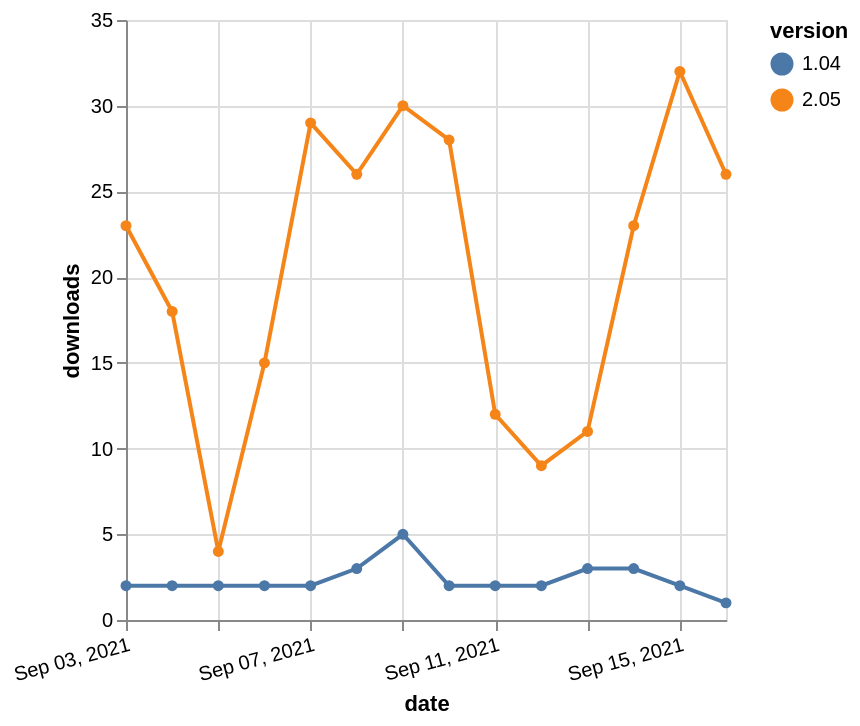

Here is the Vega-Lite specification saved for this chart:
### Vega-Lite specification from a JSON file in a GitHub repository (floating-point values rounded to 4 significant figures)
{"$schema": "https://vega.github.io/schema/vega-lite/v5.json", "description": "A simple bar chart with embedded data.", "data": {"values": [{"date": "2021-09-03", "total": 8097, "delta": 2, "version": "1.04"}, {"date": "2021-09-04", "total": 8099, "delta": 2, "version": "1.04"}, {"date": "2021-09-05", "total": 8101, "delta": 2, "version": "1.04"}, {"date": "2021-09-06", "total": 8103, "delta": 2, "version": "1.04"}, {"date": "2021-09-07", "total": 8105, "delta": 2, "version": "1.04"}, {"date": "2021-09-08", "total": 8108, "delta": 3, "version": "1.04"}, {"date": "2021-09-09", "total": 8113, "delta": 5, "version": "1.04"}, {"date": "2021-09-10", "total": 8115, "delta": 2, "version": "1.04"}, {"date": "2021-09-11", "total": 8117, "delta": 2, "version": "1.04"}, {"date": "2021-09-12", "total": 8119, "delta": 2, "version": "1.04"}, {"date": "2021-09-13", "total": 8122, "delta": 3, "version": "1.04"}, {"date": "2021-09-14", "total": 8125, "delta": 3, "version": "1.04"}, {"date": "2021-09-15", "total": 8127, "delta": 2, "version": "1.04"}, {"date": "2021-09-16", "total": 8128, "delta": 1, "version": "1.04"}, {"date": "2021-09-03", "total": 21611, "delta": 23, "version": "2.05"}, {"date": "2021-09-04", "total": 21629, "delta": 18, "version": "2.05"}, {"date": "2021-09-05", "total": 21633, "delta": 4, "version": "2.05"}, {"date": "2021-09-06", "total": 21648, "delta": 15, "version": "2.05"}, {"date": "2021-09-07", "total": 21677, "delta": 29, "version": "2.05"}, {"date": "2021-09-08", "total": 21703, "delta": 26, "version": "2.05"}, {"date": "2021-09-09", "total": 21733, "delta": 30, "version": "2.05"}, {"date": "2021-09-10", "total": 21761, "delta": 28, "version": "2.05"}, {"date": "2021-09-11", "total": 21773, "delta": 12, "version": "2.05"}, {"date": "2021-09-12", "total": 21782, "delta": 9, "version": "2.05"}, {"date": "2021-09-13", "total": 21793, "delta": 11, "version": "2.05"}, {"date": "2021-09-14", "total": 21816, "delta": 23, "version": "2.05"}, {"date": "2021-09-15", "total": 21848, "delta": 32, "version": "2.05"}, {"date": "2021-09-16", "total": 21874, "delta": 26, "version": "2.05"}]}, "width": "container", "mark": {"type": "line", "point": {"filled": true}}, "encoding": {"x": {"field": "date", "type": "temporal", "timeUnit": "yearmonthdate", "title": "date", "axis": {"labelAngle": -15}}, "y": {"field": "delta", "type": "quantitative", "title": "downloads"}, "color": {"field": "version", "type": "nominal"}, "tooltip": {"field": "delta"}}}
